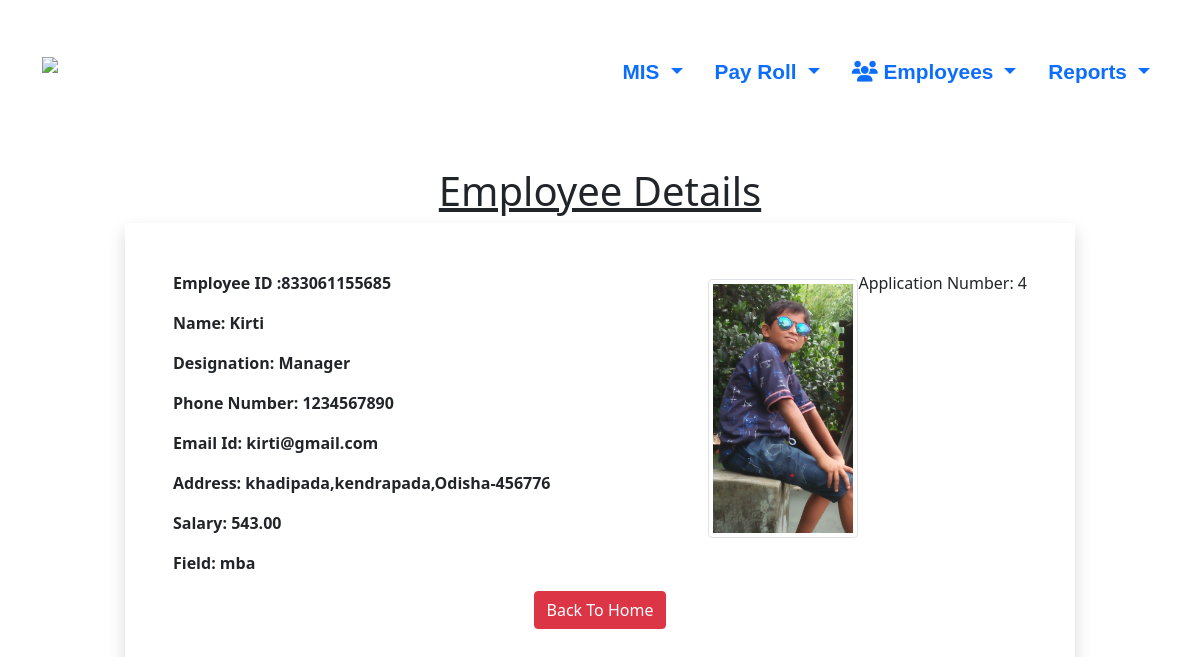
The page /allemp/list/4/ on the database its author committed.
### employeeapp/models.py (models this page shows, shortened)
class Employee_Table(models.Model):
    employee_name = models.CharField(max_length=50)
    employee_designation = models.CharField(max_length=50)
    employee_phn_num = models.CharField(max_length=10)
    employee_email = models.EmailField()
    employee_address = models.CharField(max_length=200)
    employee_state = models.CharField(max_length=50)
    employee_city = models.CharField(max_length=50)
    employee_pincode = models.CharField(max_length=6)
    employee_salary = models.DecimalField(max_digits=10, decimal_places=2)
    employee_field = models.CharField(max_length=100)
    employee_image = models.ImageField(upload_to='documents/',blank=True)
    employee_id = models.BigIntegerField(unique=True)

### employeeapp/views.py (the view)
# urls.py: path('allemp/list/<int:id>/',views.all_employee_detail,name="allemp_list"),
def all_employee_detail(request, id):
    employees = Employee_Table.objects.filter(pk = id)
    context = {
        "employees" : employees
    }
    return render(request ,"show_all_details.html",context)

### templates/show_all_details.html (shortened to what this page needs)
<!doctype html>
<html lang="en">
  <head>
    <link rel="stylesheet" href="https://cdnjs.cloudflare.com/ajax/libs/font-awesome/6.4.2/css/all.min.css">
    <link rel="stylesheet" href="https://cdn.jsdelivr.net/npm/bootstrap@5.0.2/dist/css/bootstrap.min.css">
  </head>
  <body>
    <nav class="navbar navbar-expand-lg bg-color py-4 pt-lg-5">
        <div class="container">
            <a class="navbar-brand text-white fw-bold" href="#">
                <img src="https://gvitechnology.com/images/logo.png" style="width: 100px; height: 50px;" alt="Logo">
            </a>
            <div class="collapse navbar-collapse" id="navbarSupportedContent">
                <ul class="navbar-nav ms-auto mb-2 mb-lg-0">
                    <li class="nav-item">
                        <div class="dropdown">
                            <a class="nav-link text-primary dropdown-toggle" href="#" role="button" id="navbarDropdownMIS"
                               data-bs-toggle="dropdown" aria-expanded="false">
                                MIS
                            </a>
                        </div>
                    </li>
                    <li class="nav-item ms-3">
                        <div class="dropdown">
                            <a class="nav-link text-primary dropdown-toggle" href="#" role="button" id="navbarDropdownPayRoll"
                               data-bs-toggle="dropdown" aria-expanded="false">
                                Pay Roll
                            </a>
                        </div>
                    </li>
                    <li class="nav-item ms-3">
                        <div class="dropdown">
                            <a class="nav-link text-primary dropdown-toggle" href="#" role="button" id="navbarDropdownEmployees"
                               data-bs-toggle="dropdown" aria-expanded="false">
                                <i class="fa-solid fa-users"></i> Employees
                            </a>
                        </div>
                    </li>
                    <li class="nav-item ms-3">
                        <div class="dropdown">
                            <a class="nav-link text-primary dropdown-toggle" href="#" role="button" id="navbarDropdownReports"
                               data-bs-toggle="dropdown" aria-expanded="false">
                                Reports
                            </a>
                        </div>
                    </li>
                </ul>
            </div>
        </div>
    </nav>
    <div class="container mt-5">
        <h1 class="text-center "><u>Employee Details</u></h1>
        <div class="row">
            <div class="col-sm-10 shadow p-5 offset-sm-1">
                {% for i in employees %}
              <p class="float-end">Application Number: {{i.id}}</p>
              <img src="{{i.employee_image.url}}"alt="" class="img-fluid img-thumbnail float-end mt-2" width="150" height="150">
                <p><b>Employee ID :{{i.employee_id}}</b></p>
                <p><b>Name: {{i.employee_name}}</b></p>
                <p><b>Designation: {{i.employee_designation}}</b></p>
                <p><b>Phone Number: {{i.employee_phn_num}}</b></p>
                <p><b>Email Id: {{i.employee_email}}</b></p>
                <p><b>Address: {{i.employee_address}},{{i.employee_city}},{{i.employee_state}}-{{i.employee_pincode}}</b></p>
                <p><b>Salary: {{i.employee_salary}}</b></p>
                <p><b>Field: {{i.employee_field}}</b></p>
                {% endfor %}
              <div class="text-center">
               <a href="/emp/list" class="btn btn-danger">Back To Home</a>
              </div>
            </div>
        </div>
    </div>
  </body>
</html>

### templates/show_all_details.html (style rules this page uses)
.nav-link { font-weight: bold !important; font-family: 'Gill Sans', 'Gill Sans MT', Calibri, 'Trebuchet MS', sans-serif; font-size: 1.3rem!important; }

### rows shown on the page
Employee_Table: id "4", employee_image (picture), employee_id "833061155685", employee_name "Kirti", employee_designation "Manager", employee_phn_num "1234567890", employee_email "kirti@gmail.com", employee_address "khadipada", employee_city "kendrapada", employee_state "Odisha", employee_pincode "456776", employee_salary "543.00", employee_field "mba"
